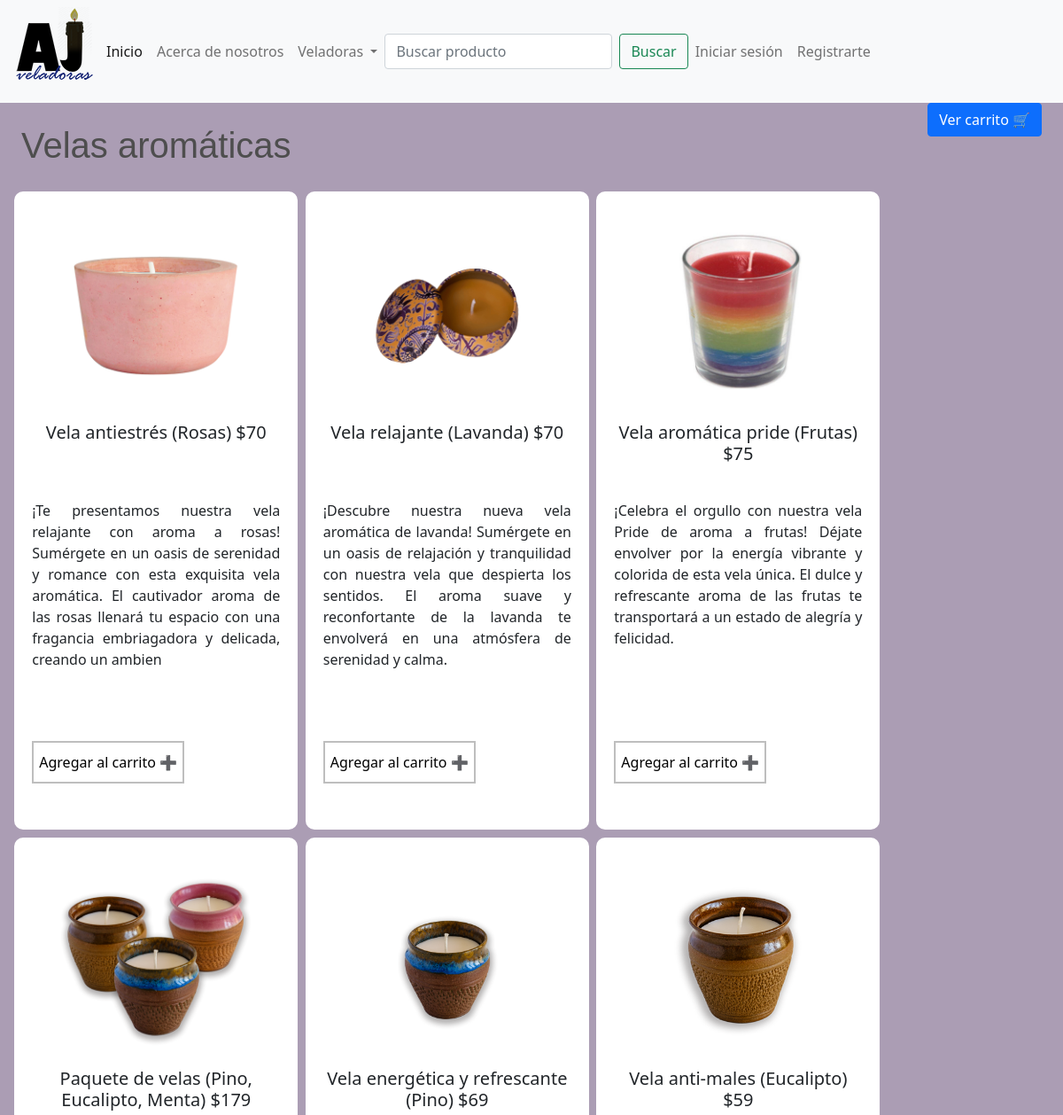
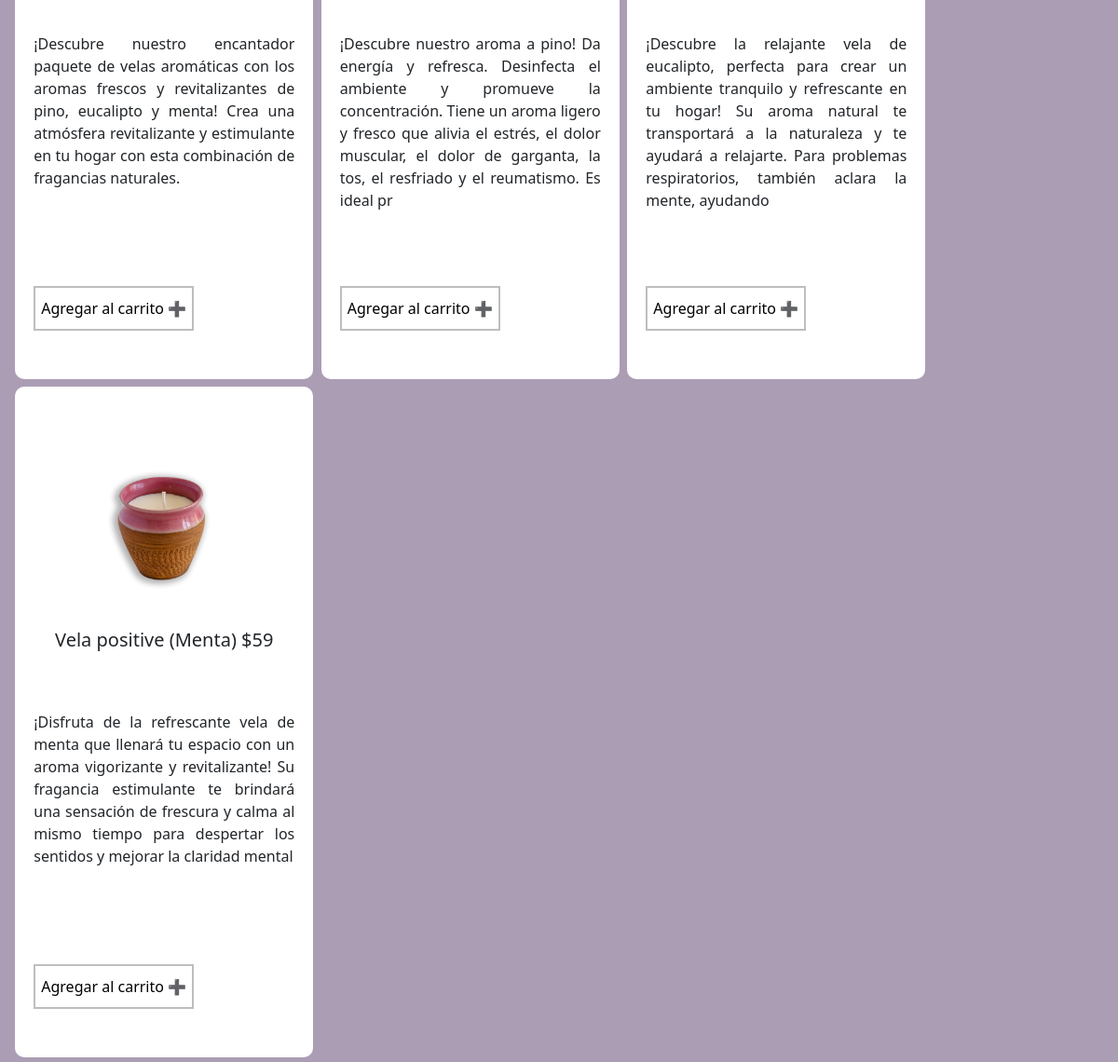
The app's page /aromatic.php with its own data (2 pictures, top to bottom).
### tables this page shows
CREATE TABLE IF NOT EXISTS `productos` (
  `id` int NOT NULL AUTO_INCREMENT,
  `item_name` varchar(250) NOT NULL,
  `item_odor` varchar(250) NOT NULL,
  `item_type` varchar(250) NOT NULL,
  `price` float NOT NULL,
  `description` varchar(250) NOT NULL,
  `image` varchar(250) NOT NULL,
  PRIMARY KEY (`id`)
);

### aromatic.php (the view, shortened to what this page needs)
<!DOCTYPE html>
<html lang="en">
<head>
    <link href="https://cdn.jsdelivr.net/npm/bootstrap@5.0.2/dist/css/bootstrap.min.css" rel="stylesheet">
    <link rel="stylesheet" href="css/styles.css">
</head>
<body>
    <?php
        include 'layouts/nav.php';
    ?>
    <form class="form-cart" target="paypal" action="https://www.paypal.com/cgi-bin/webscr" method="post">
        <input class="btn btn-primary" type="submit" value="Ver carrito &#128722;">
    </form>
    <h1 class="candle-type-tittle">Velas aromáticas</h1>
    <?php
        include('connection.php');
        $consul = "SELECT * FROM productos WHERE item_type = 'aromatica'";
        $resul = mysqli_query($connection, $consul) or die ("Algo salio mal");
        while($column = mysqli_fetch_array($resul)){
            echo "<div class=item-area>";
                echo "<div class=candles-area>";
                    echo "<img class=candle-img src=images/".$column['image'].">";
                    echo "<div>";
                        echo "<h5 class=card-title>".$column['item_name']." (".$column['item_odor'].") $".$column['price']."</h5>";
                        echo "<p class=card-text>".$column['description']."</p>";
                        echo "<form style=margin-top: 5px target=paypal action=https://www.paypal.com/cgi-bin/webscr method=post>";
                            echo "<button class=button type=submit>Agregar al carrito &#10133;</button>";
                        echo "</form>";
                    echo "</div>";
                echo "</div>";
            echo "</div>";
        }
    ?>
</body>
</html>

### layouts/nav.php (shortened to what this page needs)
<!DOCTYPE html>
<html lang="en">
<head>
    <link href="https://cdn.jsdelivr.net/npm/bootstrap@5.0.2/dist/css/bootstrap.min.css" rel="stylesheet">
</head>
<body class="home-body">
    <nav class="navbar navbar-expand-lg navbar-light bg-light">
        <div class="container-fluid">
            <img src="images/AJ-logo-ico.png" alt="">
            <div class="collapse navbar-collapse" id="navbarNavDropdown">
            <ul class="navbar-nav">
                <li class="nav-item">
                    <a class="nav-link active" aria-current="page" href="home.php">Inicio</a>
                </li>
                <li class="nav-item">
                    <a class="nav-link" href="#">Acerca de nosotros</a>
                </li>
                <li class="nav-item dropdown">
                    <a class="nav-link dropdown-toggle" href="#" id="navbarDropdownMenuLink" role="button" data-bs-toggle="dropdown" aria-expanded="false">
                        Veladoras
                    </a>
                </li>
                <form class="d-flex" role="search" action="results.php" method="POST">
                    <input class="form-control me-2" type="search" placeholder="Buscar producto" aria-label="Search" name="db_search">
                    <button class="btn btn-outline-success" type="submit">Buscar</button>
                </form>
                <li class="nav-item">
                    <a class="nav-link" href="#">Iniciar sesión</a>
                </li>
                <li class="nav-item">
                    <a class="nav-link" href="#">Registrarte</a>
                </li>
            </ul>
            </div>
        </div>
    </nav>
</body>
</html>

### css/styles.css (style rules this page uses)
.home-body { background-color: rgb(171, 157, 180); }
.candle-type-tittle { text-align: left; margin-top: 2%; margin-bottom: 2%; margin-left: 2%; color: rgb(78, 78, 78); font-family: sans-serif; }
.item-area { margin-left: 1%; margin-right: 10%; }
.candles-area { border-radius: 10px 10px 10px 10px; background-color: white; width: 20rem; height: 45rem; text-align: justify; margin: 0.4%; float: left; padding: 20px; }
.candle-img { height: 15rem; width: 15rem; display: block; margin: auto; }
.form-cart { float: right; margin-right: 2%; }
.card-title { text-align: center; height: 5rem; }
.card-text { height: 16rem; }
.button { border: solid 2px rgb(190, 190, 190); background-color: white; height: 3rem; }

### records on screen
productos: image (picture), item_name "Vela antiestrés", item_odor "Rosas", price "70", description "¡Te presentamos nuestra vela relajante con aroma a rosas! Sumérgete en un oasis de serenidad y romance con esta exquisita vela aromática. El cautivador aroma de las rosas llenará tu espacio con una fragancia embriagadora y delicada, creando un ambien"
productos: image (picture), item_name "Vela relajante", item_odor "Lavanda", price "70", description "¡Descubre nuestra nueva vela aromática de lavanda! Sumérgete en un oasis de relajación y tranquilidad con nuestra vela que despierta los sentidos. El aroma suave y reconfortante de la lavanda te envolverá en una atmósfera de serenidad y calma."
productos: image (picture), item_name "Vela aromática pride", item_odor "Frutas", price "75", description "¡Celebra el orgullo con nuestra vela Pride de aroma a frutas! Déjate envolver por la energía vibrante y colorida de esta vela única. El dulce y refrescante aroma de las frutas te transportará a un estado de alegría y felicidad."
productos: image (picture), item_name "Paquete de velas", item_odor "Pino, Eucalipto, Menta", price "179", description "¡Descubre nuestro encantador paquete de velas aromáticas con los aromas frescos y revitalizantes de pino, eucalipto y menta! Crea una atmósfera revitalizante y estimulante en tu hogar con esta combinación de fragancias naturales."
productos: image (picture), item_name "Vela energética y refrescante", item_odor "Pino", price "69", description "¡Descubre nuestro aroma a pino! Da energía y refresca. Desinfecta el ambiente y promueve la concentración. Tiene un aroma ligero y fresco que alivia el estrés, el dolor muscular, el dolor de garganta, la tos, el resfriado y el reumatismo. Es ideal pr"
productos: image (picture), item_name "Vela anti-males", item_odor "Eucalipto", price "59", description "¡Descubre la relajante vela de eucalipto, perfecta para crear un ambiente tranquilo y refrescante en tu hogar! Su aroma natural te transportará a la naturaleza y te ayudará a relajarte. Para problemas respiratorios, también aclara la mente, ayudando"
productos: image (picture), item_name "Vela positive", item_odor "Menta", price "59", description "¡Disfruta de la refrescante vela de menta que llenará tu espacio con un aroma vigorizante y revitalizante! Su fragancia estimulante te brindará una sensación de frescura y calma al mismo tiempo para despertar los sentidos y mejorar la claridad mental"
